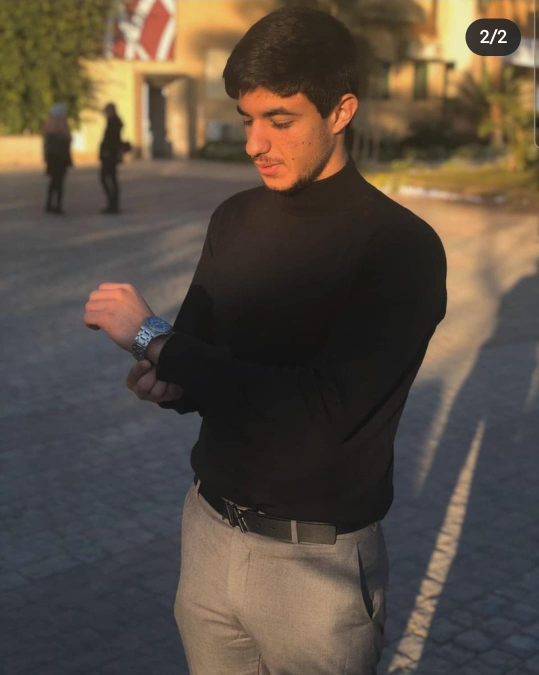
#> input picture face_rec/testing/000.jpeg, 1078 x 1349 px, given in place of the camera (shown at 1/2 size)
$ python 'face_rec(live).py'
#> lines starting #> are read from the running program, lines starting #| are printed output that depends on the picture; after the words box and inside, x2 and y2 are one past the last pixel; in counts of white or black regions, pixels touching at a corner belong together
import face_recognition as fr
import os
import sys
import cv2
import face_recognition
import numpy as np
from time import sleep


def imagename():
    vid = cv2.VideoCapture(0)

cam = cv2.VideoCapture(0)

cv2.namedWindow("test")

img_counter = 0
cascPath=os.path.dirname(cv2.__file__)+"/data/haarcascade_frontalface_default.xml"
faceCascade = cv2.CascadeClassifier(cascPath)

while True:
    ret, frame = cam.read()
#> frame is the input picture: shape (1349, 1078, 3); mean B, G, R 65.8, 77.2, 88.6
    if not ret:
        print("failed to grab frame")
        break


    gray = cv2.cvtColor(frame, cv2.COLOR_BGR2GRAY)
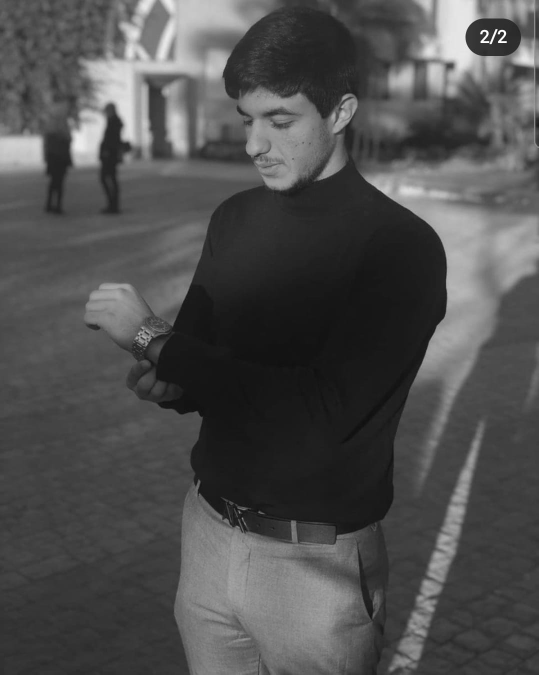
#> gray: shape (1349, 1078) (shown at 1/2 size); min 9, max 255, mean 79.3

    faces = faceCascade.detectMultiScale(
        gray,
        scaleFactor=1.1,
        minNeighbors=5,
        minSize=(30, 30),
        flags=cv2.CASCADE_SCALE_IMAGE
    )
#> faces = [[893, 988, 57, 57], [833, 1166, 79, 79]]

    for (x, y, w, h) in faces:
        cv2.rectangle(frame, (x, y), (x+w, y+h), (0, 0, 0), 2)
#> this loop made 2 passes
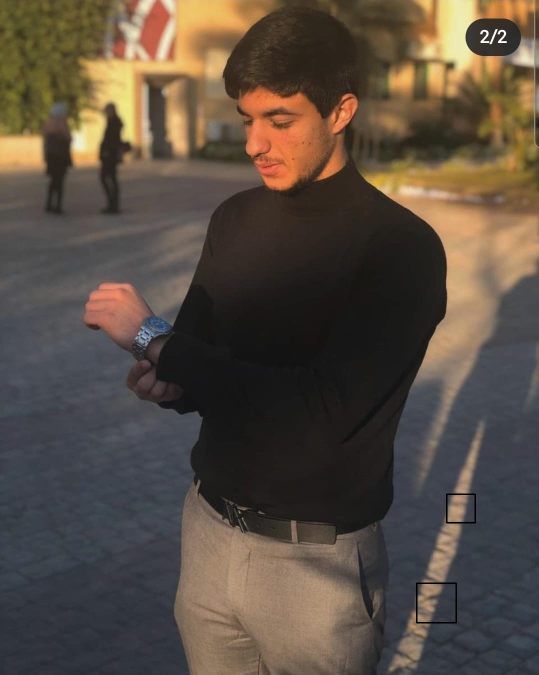
#> frame: shape (1349, 1078, 3) (shown at 1/2 size); 0.11% of pixels changed, all inside (x1, y1, x2, y2) = (832, 987, 952, 1247)

    cv2.imshow("test", frame)

    k = cv2.waitKey(1)
#> (key q is pressed here)
    if k%256 == 27:
        print("Escape hit, closing...")
        break
    elif k%256 == 32:
        img_name = "opencv_frame_{}.png".format(img_counter)
        cv2.imwrite(img_name, frame)
        x=img_name

        print("{} written!".format(img_name))
        img_counter += 1

cam.release()

cv2.destroyAllWindows()


# [74 lines left out: functions get_encoded_faces, unknown_image_encoded, rec_face, not called in this run]


if __name__ == "__main__":
#> (the run stopped early here; a loop or call above may not have finished)

$ run again, on face_rec/testing/0000.jpeg
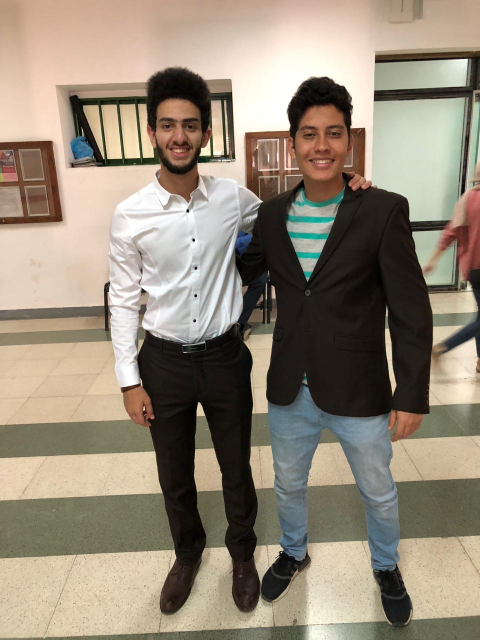
#> input picture face_rec/testing/0000.jpeg, 960 x 1280 px, given in place of the camera (shown at 1/2 size)
#> frame is the input picture: shape (1280, 960, 3); mean B, G, R 120.6, 137.2, 148.5
#> `gray = cv2.cvtColor(frame, cv2.COLOR_BGR2GRAY)`:
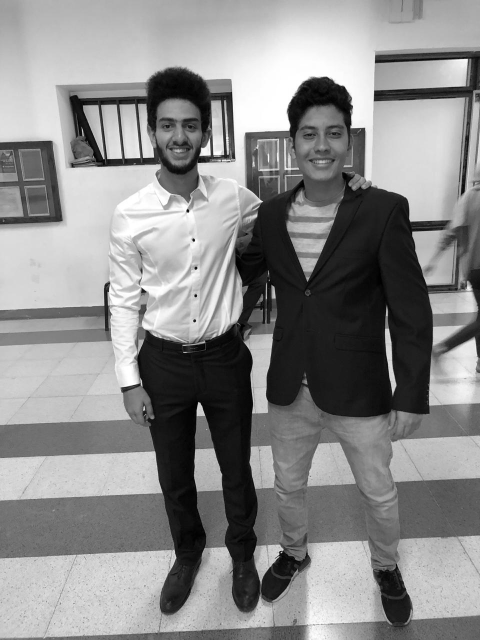
#> gray: shape (1280, 960) (shown at 1/2 size); min 0, max 255, mean 138.7
#> faces = [[557, 397, 106, 106], [570, 438, 94, 94], [295, 201, 127, 127], [578, 215, 134, 134], [796, 520, 160, 160]]
#> the loop `for (x, y, w, h) in faces:` made 5 passes
#> after the loop `for (x, y, w, h) in faces:`:
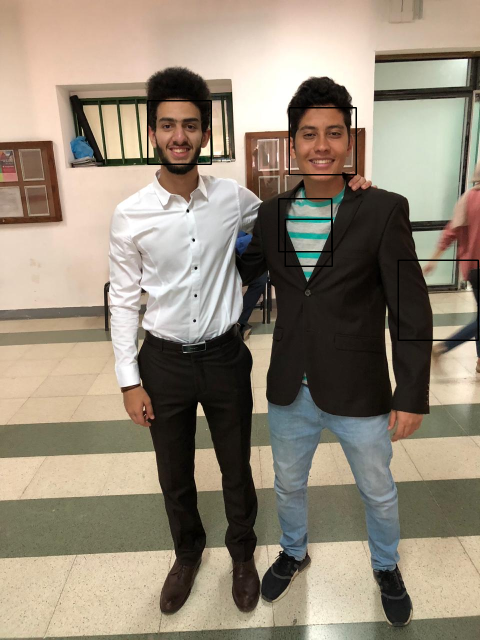
#> frame: shape (1280, 960, 3) (shown at 1/2 size); 0.59% of pixels changed, all inside (x1, y1, x2, y2) = (294, 200, 958, 682)

$ run again, on face_rec/testing/1.jpeg
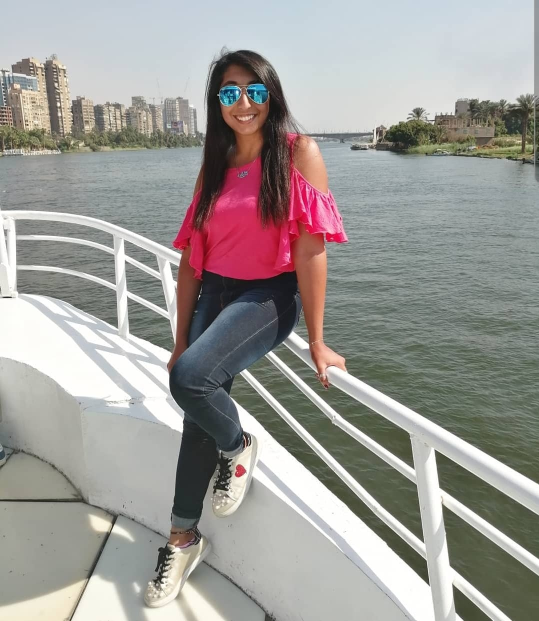
#> input picture face_rec/testing/1.jpeg, 1078 x 1241 px, given in place of the camera (shown at 1/2 size)
#> frame is the input picture: shape (1241, 1078, 3); mean B, G, R 151.5, 154.9, 157.9
#> `gray = cv2.cvtColor(frame, cv2.COLOR_BGR2GRAY)`:
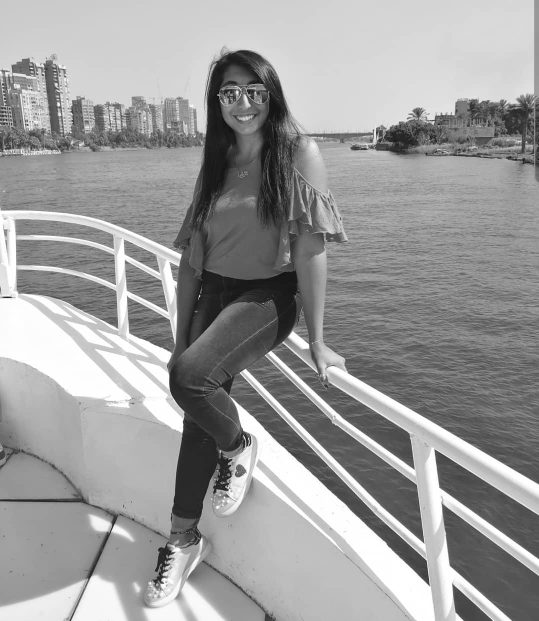
#> gray: shape (1241, 1078) (shown at 1/2 size); min 1, max 255, mean 155.4
#> faces = [[421, 140, 120, 120]]
#> the loop `for (x, y, w, h) in faces:` made 1 pass
#> after the loop `for (x, y, w, h) in faces:`:
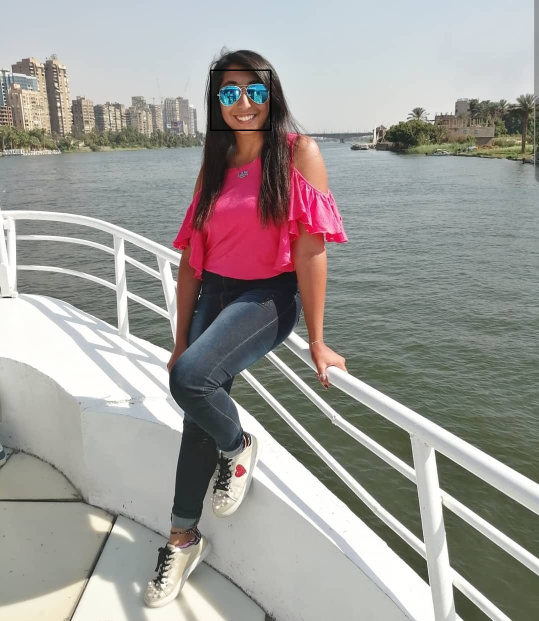
#> frame: shape (1241, 1078, 3) (shown at 1/2 size); 0.11% of pixels changed, all inside (x1, y1, x2, y2) = (420, 139, 543, 262)

$ run again, on face_rec/testing/2.jpeg
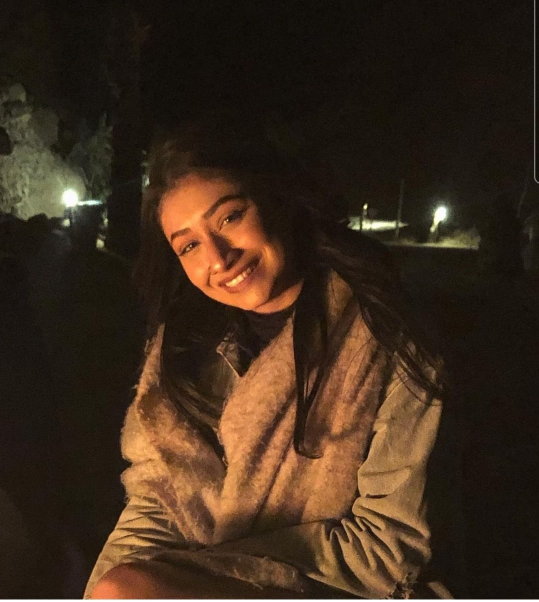
#> input picture face_rec/testing/2.jpeg, 1078 x 1203 px, given in place of the camera (shown at 1/2 size)
#> frame is the input picture: shape (1203, 1078, 3); mean B, G, R 27.9, 42.9, 60.3
#> `gray = cv2.cvtColor(frame, cv2.COLOR_BGR2GRAY)`:
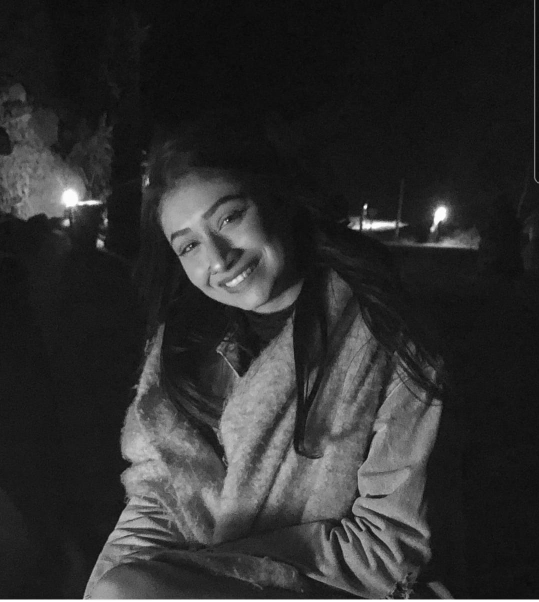
#> gray: shape (1203, 1078) (shown at 1/2 size); min 3, max 255, mean 46.4
#> faces = [[502, 944, 45, 45], [678, 674, 65, 65], [694, 652, 65, 65], [224, 880, 122, 122]]
#> the loop `for (x, y, w, h) in faces:` made 4 passes
#> after the loop `for (x, y, w, h) in faces:`:
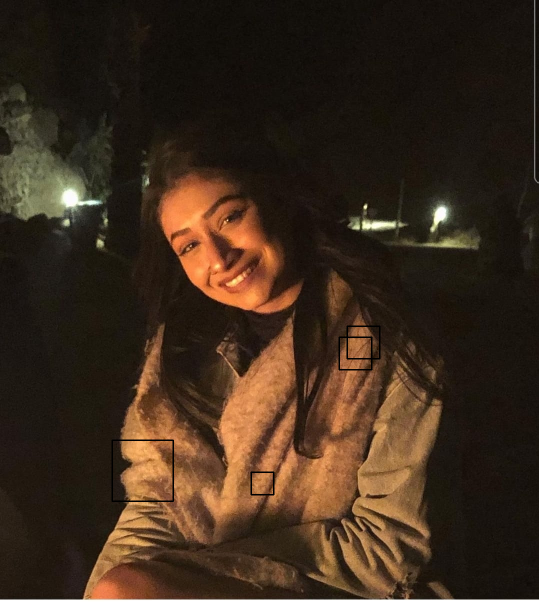
#> frame: shape (1203, 1078, 3) (shown at 1/2 size); 0.27% of pixels changed, all inside (x1, y1, x2, y2) = (223, 651, 761, 1004)
